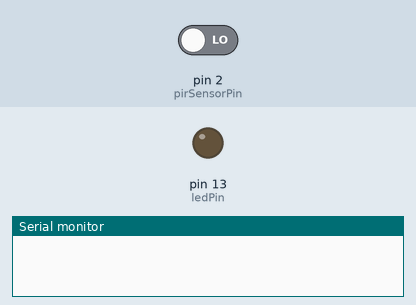
Bench run of a sketch on a simulated Arduino Uno, built with avr-gcc and run on an emulated ATmega328P. Parts: output pins drawn as LEDs (lit = HIGH), the last lines printed to the serial monitor. Inputs (shaded band) come from the test bench; at power-on: pin 2 (pirSensorPin) LOW.

Above: at 1.2 s.
1.3 s: pin 2 (pirSensorPin) driven HIGH
At 2.3 s:
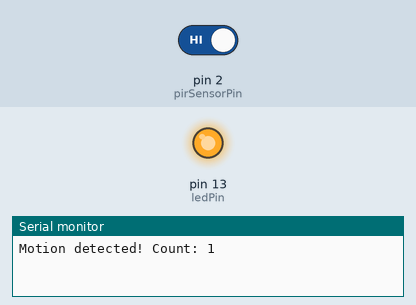
2.8 s: pin 2 (pirSensorPin) driven LOW
At 3.5 s:
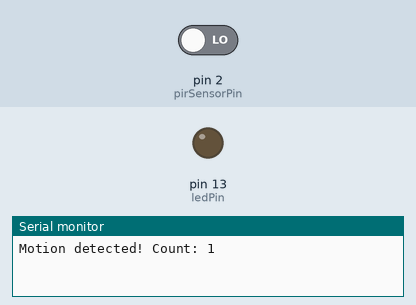
Timing chart, 0 to 5.8 s (numbered marks = the images above; inputs shaded):
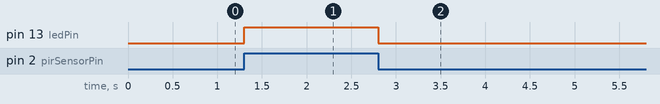

Measured:
- after the input at 1.3 s, pin 13 (ledPin): LOW → HIGH at once
- after the input at 2.8 s, pin 13 (ledPin): HIGH → LOW at once

The sketch:

PIR_SENSOR_WITH_ARDUINO.ino
```cpp
// Define the PIR sensor pin
int pirSensorPin = 2;
// Define the LED pin
int ledPin = 13;

// Variable to store the count
int motionCount = 0;

// Variable to store the previous state of the PIR sensor
int prevPirState = LOW;

void setup() {
  // Initialize serial communication
  Serial.begin(9600);

  // Set the PIR sensor pin as an input
  pinMode(pirSensorPin, INPUT);

  // Set the LED pin as an output
  pinMode(ledPin, OUTPUT);
}

void loop() {
  // Read the current state of the PIR sensor
  int pirState = digitalRead(pirSensorPin);

  // Check if the state of the PIR sensor has changed
  if (pirState != prevPirState) {
    // If motion is detected, increment the count and turn on the LED
    if (pirState == HIGH) {
      motionCount++;
      Serial.println("Motion detected! Count: " + String(motionCount));
      digitalWrite(ledPin, HIGH); // Turn on the LED
    } else {
      digitalWrite(ledPin, LOW); // Turn off the LED when motion stops
    }

    // Update the previous state
    prevPirState = pirState;
  }
}
```
